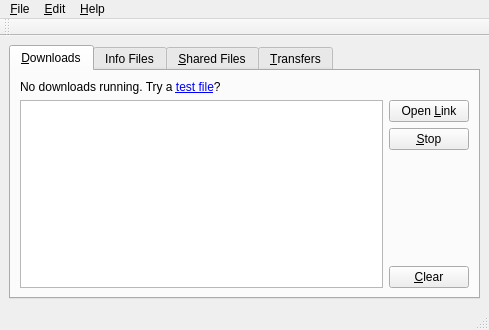
<?xml version="1.0" encoding="UTF-8"?>
<ui version="4.0">
 <class>main_window</class>
 <widget class="QMainWindow" name="main_window">
  <property name="geometry">
   <rect>
    <x>0</x>
    <y>0</y>
    <width>489</width>
    <height>330</height>
   </rect>
  </property>
  <property name="windowTitle">
   <string>Bytestag</string>
  </property>
  <widget class="QWidget" name="centralwidget">
   <layout class="QVBoxLayout" name="verticalLayout">
    <item>
     <widget class="QTabWidget" name="tabWidget">
      <property name="currentIndex">
       <number>0</number>
      </property>
      <widget class="QWidget" name="downloads_tab">
       <attribute name="title">
        <string>&amp;Downloads</string>
       </attribute>
       <layout class="QVBoxLayout" name="verticalLayout_2">
        <item>
         <widget class="QLabel" name="label">
          <property name="text">
           <string>No downloads running. Try a &lt;a href=&quot;TEST&quot;&gt;test file&lt;/a&gt;?</string>
          </property>
          <property name="textInteractionFlags">
           <set>Qt::LinksAccessibleByKeyboard|Qt::LinksAccessibleByMouse</set>
          </property>
         </widget>
        </item>
        <item>
         <layout class="QHBoxLayout" name="horizontalLayout_2">
          <item>
           <widget class="QTableView" name="downloads_table_view"/>
          </item>
          <item>
           <layout class="QVBoxLayout" name="verticalLayout_3">
            <item>
             <widget class="QPushButton" name="downloads_open_link_button">
              <property name="text">
               <string>Open &amp;Link</string>
              </property>
             </widget>
            </item>
            <item>
             <widget class="QPushButton" name="downloads_remove_button">
              <property name="text">
               <string>&amp;Stop</string>
              </property>
             </widget>
            </item>
            <item>
             <spacer name="verticalSpacer_2">
              <property name="orientation">
               <enum>Qt::Vertical</enum>
              </property>
              <property name="sizeHint" stdset="0">
               <size>
                <width>20</width>
                <height>40</height>
               </size>
              </property>
             </spacer>
            </item>
            <item>
             <widget class="QPushButton" name="downloads_clear_button">
              <property name="text">
               <string>&amp;Clear</string>
              </property>
             </widget>
            </item>
           </layout>
          </item>
         </layout>
        </item>
       </layout>
      </widget>
      <widget class="QWidget" name="tab_2">
       <attribute name="title">
        <string>Info Files</string>
       </attribute>
       <layout class="QHBoxLayout" name="horizontalLayout_3">
        <item>
         <widget class="QTableWidget" name="tableWidget"/>
        </item>
        <item>
         <layout class="QVBoxLayout" name="verticalLayout_7">
          <item>
           <widget class="QPushButton" name="pushButton">
            <property name="text">
             <string>&amp;New</string>
            </property>
           </widget>
          </item>
          <item>
           <spacer name="verticalSpacer_3">
            <property name="orientation">
             <enum>Qt::Vertical</enum>
            </property>
            <property name="sizeHint" stdset="0">
             <size>
              <width>20</width>
              <height>40</height>
             </size>
            </property>
           </spacer>
          </item>
         </layout>
        </item>
       </layout>
      </widget>
      <widget class="QWidget" name="tab">
       <attribute name="title">
        <string>&amp;Shared Files</string>
       </attribute>
       <layout class="QVBoxLayout" name="verticalLayout_6">
        <item>
         <layout class="QHBoxLayout" name="horizontalLayout">
          <item>
           <widget class="QGroupBox" name="groupBox">
            <property name="sizePolicy">
             <sizepolicy hsizetype="Expanding" vsizetype="Preferred">
              <horstretch>0</horstretch>
              <verstretch>0</verstretch>
             </sizepolicy>
            </property>
            <property name="title">
             <string>Status</string>
            </property>
            <layout class="QFormLayout" name="formLayout">
             <item row="0" column="0">
              <widget class="QLabel" name="label_2">
               <property name="text">
                <string>Number of info files:</string>
               </property>
              </widget>
             </item>
             <item row="1" column="0">
              <widget class="QLabel" name="label_3">
               <property name="text">
                <string>Number of files:</string>
               </property>
              </widget>
             </item>
             <item row="2" column="0">
              <widget class="QLabel" name="label_4">
               <property name="text">
                <string>Total size:</string>
               </property>
              </widget>
             </item>
            </layout>
           </widget>
          </item>
          <item>
           <layout class="QVBoxLayout" name="verticalLayout_5">
            <item>
             <widget class="QPushButton" name="shared_files_scan_button">
              <property name="text">
               <string>&amp;Scan</string>
              </property>
             </widget>
            </item>
            <item>
             <spacer name="verticalSpacer">
              <property name="orientation">
               <enum>Qt::Vertical</enum>
              </property>
              <property name="sizeHint" stdset="0">
               <size>
                <width>20</width>
                <height>40</height>
               </size>
              </property>
             </spacer>
            </item>
            <item>
             <widget class="QPushButton" name="shared_files_preferences_button">
              <property name="text">
               <string>&amp;Preferences</string>
              </property>
             </widget>
            </item>
           </layout>
          </item>
         </layout>
        </item>
        <item>
         <layout class="QHBoxLayout" name="shared_files_scan_layout">
          <item>
           <widget class="QProgressBar" name="shared_files_progress_bar">
            <property name="sizePolicy">
             <sizepolicy hsizetype="Minimum" vsizetype="Fixed">
              <horstretch>0</horstretch>
              <verstretch>0</verstretch>
             </sizepolicy>
            </property>
            <property name="maximum">
             <number>0</number>
            </property>
            <property name="value">
             <number>0</number>
            </property>
           </widget>
          </item>
          <item>
           <widget class="QLabel" name="shared_files_scan_label">
            <property name="sizePolicy">
             <sizepolicy hsizetype="MinimumExpanding" vsizetype="Preferred">
              <horstretch>0</horstretch>
              <verstretch>0</verstretch>
             </sizepolicy>
            </property>
            <property name="text">
             <string notr="true"/>
            </property>
            <property name="wordWrap">
             <bool>true</bool>
            </property>
           </widget>
          </item>
          <item>
           <widget class="QPushButton" name="shared_files_scan_stop_button">
            <property name="sizePolicy">
             <sizepolicy hsizetype="Minimum" vsizetype="Fixed">
              <horstretch>0</horstretch>
              <verstretch>0</verstretch>
             </sizepolicy>
            </property>
            <property name="text">
             <string>&amp;Stop</string>
            </property>
           </widget>
          </item>
         </layout>
        </item>
       </layout>
      </widget>
      <widget class="QWidget" name="transfers_tab">
       <attribute name="title">
        <string>&amp;Transfers</string>
       </attribute>
       <layout class="QVBoxLayout" name="verticalLayout_4">
        <item>
         <widget class="QTableView" name="transfers_table_view">
          <property name="sortingEnabled">
           <bool>true</bool>
          </property>
          <attribute name="horizontalHeaderMinimumSectionSize">
           <number>16</number>
          </attribute>
          <attribute name="horizontalHeaderShowSortIndicator" stdset="0">
           <bool>true</bool>
          </attribute>
          <attribute name="horizontalHeaderStretchLastSection">
           <bool>true</bool>
          </attribute>
         </widget>
        </item>
       </layout>
      </widget>
     </widget>
    </item>
   </layout>
  </widget>
  <widget class="QMenuBar" name="main_menu_bar">
   <property name="geometry">
    <rect>
     <x>0</x>
     <y>0</y>
     <width>489</width>
     <height>28</height>
    </rect>
   </property>
   <widget class="QMenu" name="menu_File">
    <property name="title">
     <string>&amp;File</string>
    </property>
    <addaction name="actionOpen_Link"/>
    <addaction name="separator"/>
    <addaction name="quit_action"/>
   </widget>
   <widget class="QMenu" name="menu_Help">
    <property name="title">
     <string>&amp;Help</string>
    </property>
    <addaction name="about_action"/>
   </widget>
   <widget class="QMenu" name="menu_Edit">
    <property name="title">
     <string>&amp;Edit</string>
    </property>
    <addaction name="preferences_action"/>
   </widget>
   <addaction name="menu_File"/>
   <addaction name="menu_Edit"/>
   <addaction name="menu_Help"/>
  </widget>
  <widget class="QStatusBar" name="main_status_bar"/>
  <widget class="QToolBar" name="toolBar">
   <property name="windowTitle">
    <string>toolBar</string>
   </property>
   <attribute name="toolBarArea">
    <enum>TopToolBarArea</enum>
   </attribute>
   <attribute name="toolBarBreak">
    <bool>false</bool>
   </attribute>
  </widget>
  <action name="about_action">
   <property name="text">
    <string>&amp;About</string>
   </property>
  </action>
  <action name="quit_action">
   <property name="text">
    <string>&amp;Quit</string>
   </property>
  </action>
  <action name="actionOpen_Link">
   <property name="text">
    <string>Open &amp;Link</string>
   </property>
  </action>
  <action name="preferences_action">
   <property name="text">
    <string>&amp;Preferences</string>
   </property>
  </action>
 </widget>
 <resources/>
 <connections/>
</ui>
